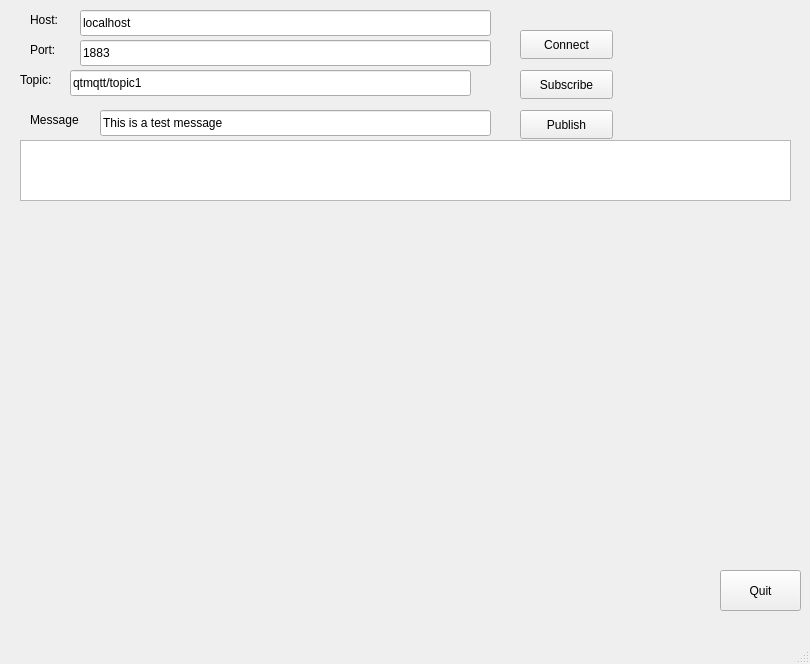
<?xml version="1.0" encoding="UTF-8"?>
<ui version="4.0">
 <class>MainWindow</class>
 <widget class="QMainWindow" name="MainWindow">
  <property name="geometry">
   <rect>
    <x>0</x>
    <y>0</y>
    <width>810</width>
    <height>664</height>
   </rect>
  </property>
  <property name="windowTitle">
   <string>MainWindow</string>
  </property>
  <widget class="QWidget" name="centralwidget">
   <widget class="QLineEdit" name="lineEditMessage">
    <property name="geometry">
     <rect>
      <x>100</x>
      <y>110</y>
      <width>391</width>
      <height>26</height>
     </rect>
    </property>
    <property name="text">
     <string>This is a test message</string>
    </property>
   </widget>
   <widget class="QLabel" name="label_3">
    <property name="geometry">
     <rect>
      <x>20</x>
      <y>70</y>
      <width>63</width>
      <height>20</height>
     </rect>
    </property>
    <property name="text">
     <string>Topic:</string>
    </property>
   </widget>
   <widget class="QPushButton" name="buttonSubscribe">
    <property name="geometry">
     <rect>
      <x>520</x>
      <y>70</y>
      <width>93</width>
      <height>29</height>
     </rect>
    </property>
    <property name="text">
     <string>Subscribe</string>
    </property>
   </widget>
   <widget class="QPushButton" name="buttonQuit">
    <property name="geometry">
     <rect>
      <x>720</x>
      <y>570</y>
      <width>81</width>
      <height>41</height>
     </rect>
    </property>
    <property name="text">
     <string>Quit</string>
    </property>
   </widget>
   <widget class="QPushButton" name="buttonPublish">
    <property name="geometry">
     <rect>
      <x>520</x>
      <y>110</y>
      <width>93</width>
      <height>29</height>
     </rect>
    </property>
    <property name="text">
     <string>Publish</string>
    </property>
   </widget>
   <widget class="QPlainTextEdit" name="editLog">
    <property name="geometry">
     <rect>
      <x>20</x>
      <y>140</y>
      <width>771</width>
      <height>61</height>
     </rect>
    </property>
   </widget>
   <widget class="QPushButton" name="buttonConnect">
    <property name="geometry">
     <rect>
      <x>520</x>
      <y>30</y>
      <width>93</width>
      <height>29</height>
     </rect>
    </property>
    <property name="text">
     <string>Connect</string>
    </property>
   </widget>
   <widget class="QLineEdit" name="lineEditHost">
    <property name="geometry">
     <rect>
      <x>80</x>
      <y>10</y>
      <width>411</width>
      <height>26</height>
     </rect>
    </property>
    <property name="text">
     <string>localhost</string>
    </property>
   </widget>
   <widget class="QLabel" name="label_4">
    <property name="geometry">
     <rect>
      <x>30</x>
      <y>110</y>
      <width>63</width>
      <height>20</height>
     </rect>
    </property>
    <property name="text">
     <string>Message</string>
    </property>
   </widget>
   <widget class="QLineEdit" name="lineEditTopic">
    <property name="geometry">
     <rect>
      <x>70</x>
      <y>70</y>
      <width>401</width>
      <height>26</height>
     </rect>
    </property>
    <property name="text">
     <string>qtmqtt/topic1</string>
    </property>
   </widget>
   <widget class="QLabel" name="label">
    <property name="geometry">
     <rect>
      <x>30</x>
      <y>10</y>
      <width>63</width>
      <height>20</height>
     </rect>
    </property>
    <property name="text">
     <string>Host:</string>
    </property>
   </widget>
   <widget class="QLineEdit" name="lineEditPort">
    <property name="geometry">
     <rect>
      <x>80</x>
      <y>40</y>
      <width>411</width>
      <height>26</height>
     </rect>
    </property>
    <property name="text">
     <string>1883</string>
    </property>
   </widget>
   <widget class="QLabel" name="label_2">
    <property name="geometry">
     <rect>
      <x>30</x>
      <y>40</y>
      <width>63</width>
      <height>20</height>
     </rect>
    </property>
    <property name="text">
     <string>Port:</string>
    </property>
   </widget>
   <widget class="QWidget" name="verticalLayoutWidget">
    <property name="geometry">
     <rect>
      <x>20</x>
      <y>200</y>
      <width>691</width>
      <height>401</height>
     </rect>
    </property>
    <layout class="QVBoxLayout" name="verticalLayout"/>
   </widget>
  </widget>
  <widget class="QMenuBar" name="menubar">
   <property name="geometry">
    <rect>
     <x>0</x>
     <y>0</y>
     <width>810</width>
     <height>26</height>
    </rect>
   </property>
  </widget>
  <widget class="QStatusBar" name="statusbar"/>
 </widget>
 <resources/>
 <connections/>
</ui>
